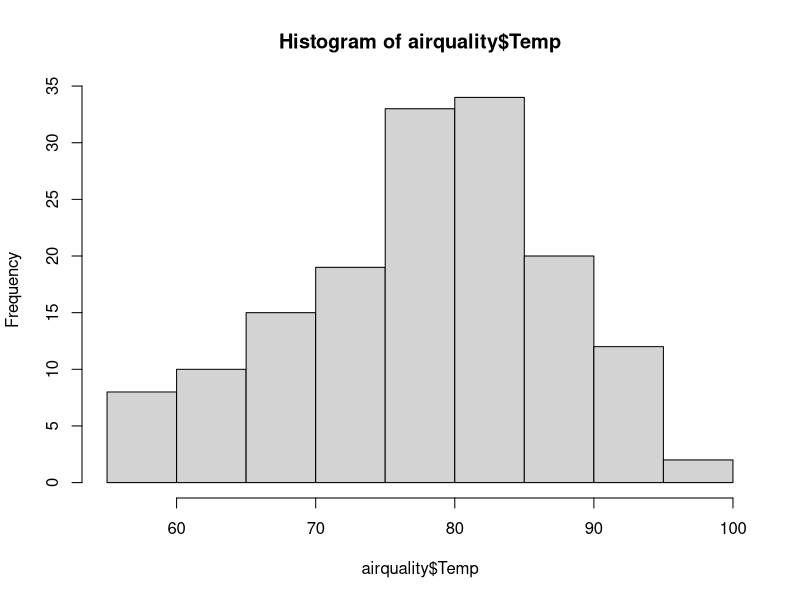
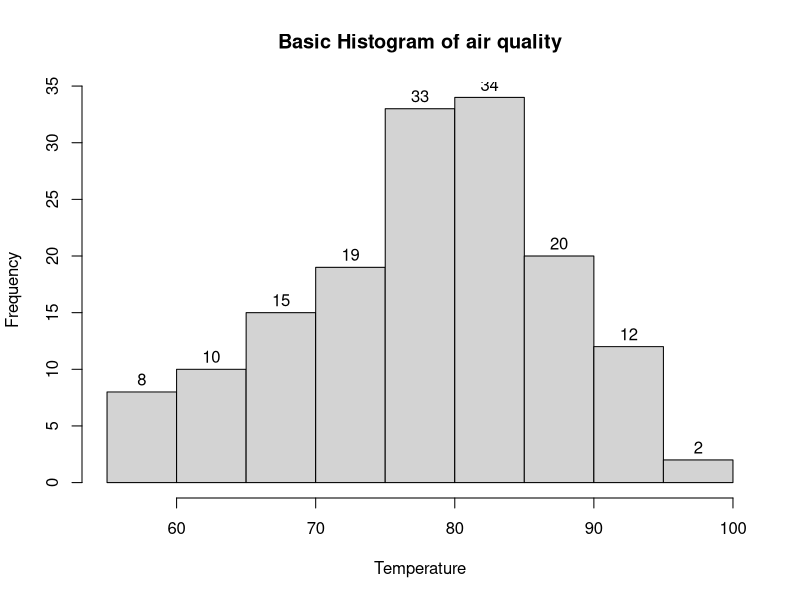
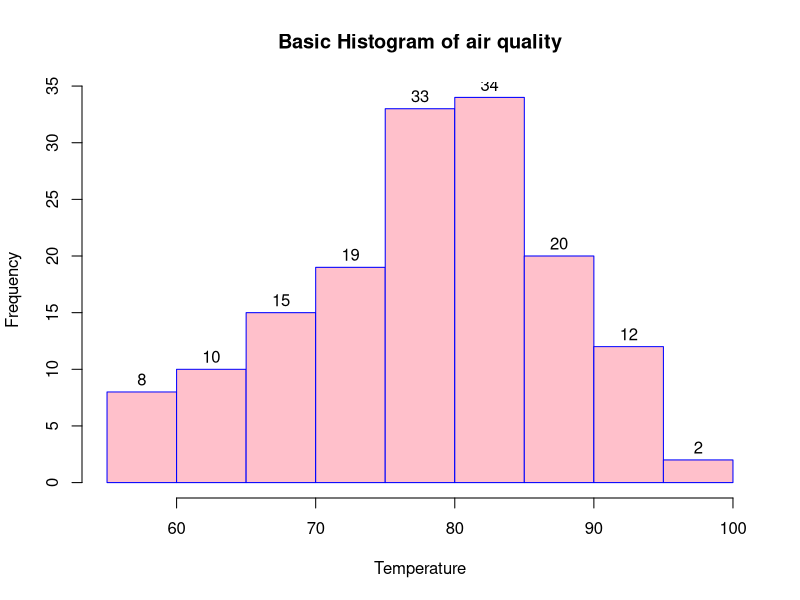
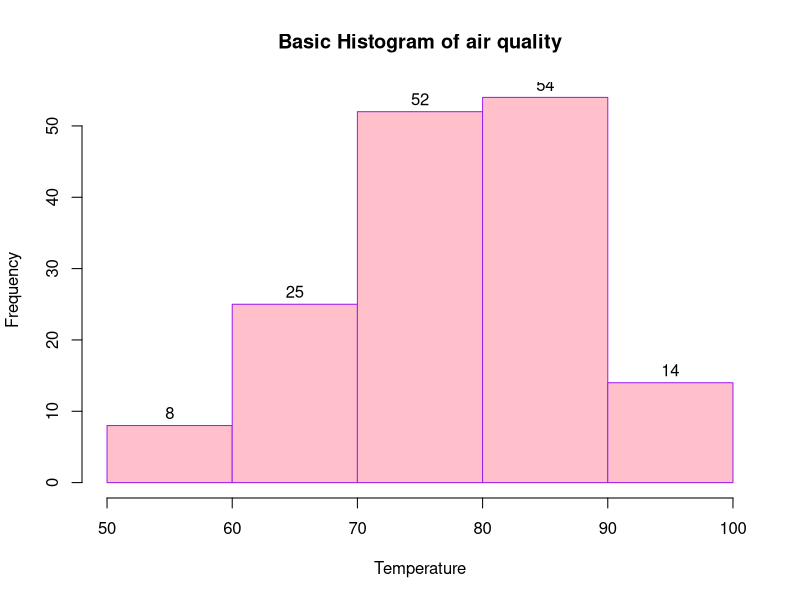
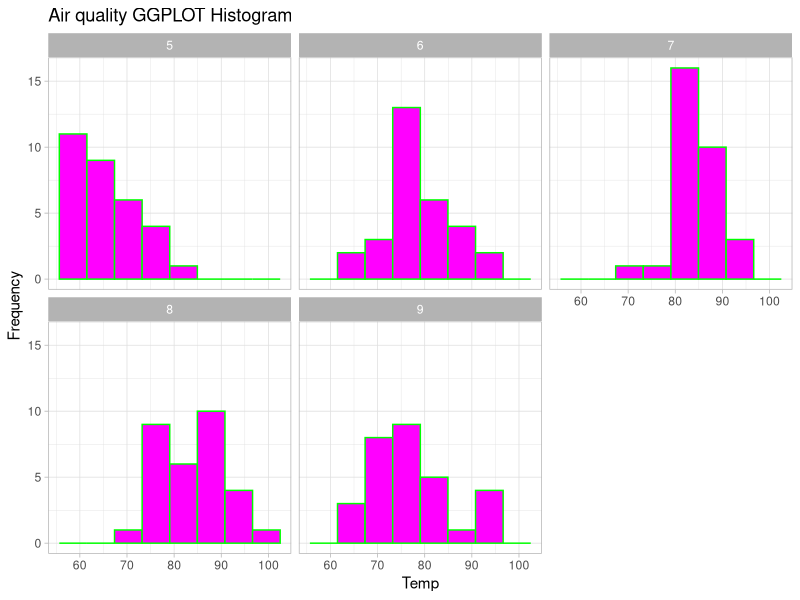

These figures' R source, in order:
View(airquality)
?airquality
class(airquality)
hist(airquality$Temp)
hist(airquality$Temp,
     main= "Basic Histogram of air quality",
     xlab = "Temperature",
     ylab = "Frequency",
     labels = TRUE)
hist(airquality$Temp,
     main= "Basic Histogram of air quality",
     xlab = "Temperature",
     ylab = "Frequency",
     labels = TRUE,
     col="pink",
     border="blue")
hist(airquality$Temp,
     breaks=5,
     main= "Basic Histogram of air quality",
     xlab = "Temperature",
     ylab = "Frequency",
     labels = TRUE,
     col="pink",
     border="purple")
library(ggplot2)
ggplot(
  airquality,
  aes(x=Temp)
)+
  geom_histogram(
    bins=8,
    fill="magenta",
    col="green")+
  labs(
    title="Air quality GGPLOT Histogram",
    y = "Frequency")+
  facet_wrap(~Month)+
theme_light()